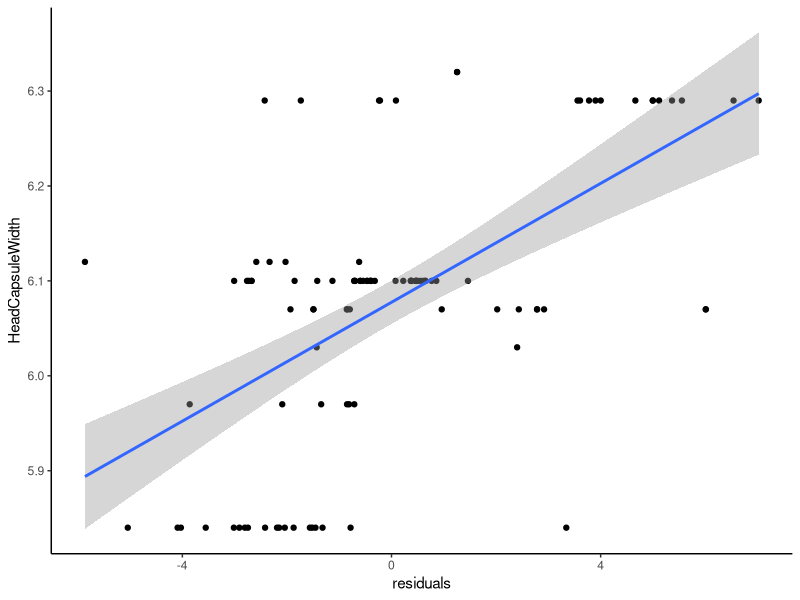
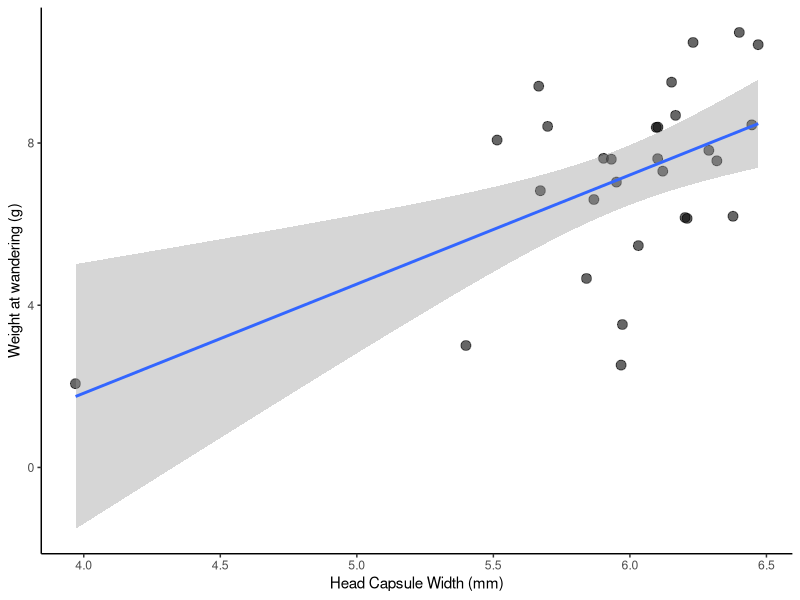

Generate these figures, in order, with R:
#Script for Building cohort and size figures and analysis
#Keaton Wilson
#keatonwilson@me.com
#2018-09-06
#Packages
library(tidyverse)
library(caret)
library(VIM)

#Importing the master data file
tach_master = read_csv(file = "Data/TachDataFull.csv")

#Cleaning up a bit
tach_master = tach_master %>%
  select(-SiblingNumber, -NutritionIndex)
tach_master$Sex = factor(tach_master$Sex)

#First steps: 1. Let's get sibling numbers for each group so we can calculate the nutritional index.
siblings = tach_master %>%
  group_by(CaterpillarID) %>%
  summarize(sib_number = max(FlyID))

#left_Join this
tach_master = tach_master %>%
  left_join(siblings)

#Generating a Nutritional Index that is the head capsule width divided by the number of siblings in a cohort
tach_master = tach_master %>%
  mutate(nut_index = HeadCapsuleWidth/sib_number)

#Let's impute missing values with a weighted mean
tach_master_impute = as.tibble(kNN(tach_master, variable = colnames(tach_master[8:13]), numFun = "weightedMean"))
tach_master_impute$FlyWeight = as.numeric(tach_master_impute$FlyWeight)

#Number of imputations
tach_master_impute %>%
  select(UniqueFlyID, FlyWeight_imp:LegsWeight_imp) %>%
  summarize(sum_fw = sum(FlyWeight_imp),
            sum_hw = sum(HeadWeight_imp),
            sum_thw = sum(ThoraxWeight_imp),
            sum_abw = sum(AbWeight_imp),
            sum_ww = sum(WingWeight_imp),
            sum_lw = sum(LegsWeight_imp))

#Total observations 
tach_master_impute %>%
  select(FlyWeight, HeadWeight, ThoraxWeight, AbWeight, WingWeight, LegsWeight) %>%
  summarize(n())


##PLOTS##
#Fly weight as a function of sibling number
Fig.1 = ggplot(tach_master_impute, aes(x = sib_number, y = FlyWeight, color = Sex)) +
  geom_jitter(size = 4, alpha = 0.7, aes(shape = FlyWeight_imp)) +
  theme_classic() +
  geom_smooth(method = "lm", aes(group = 1), color = "black") +
  xlab("Cohort Size") +
  ylab("Adult Fly Weight (mg)") +
  scale_color_discrete(labels = c("Female", "Male")) +
  scale_shape_discrete("Imputed")

#ggsave(Fig.1, file = "./output/Fig.1.pdf", device = "pdf", width = 10, height = 8, units = "in")

#Summary table
tach_master_impute %>%
  group_by(CaterpillarID) %>%
  summarize(sib_number = mean(sib_number),
            avg_fly_weight = mean(FlyWeight, na.rm = TRUE), 
            n = n()) %>%
  arrange(desc(sib_number))

#Fly weight as a function of head capsule size
Fig.2 = ggplot(tach_master_impute, aes(x = HeadCapsuleWidth, y = FlyWeight, color = Sex)) +
  geom_jitter(size = 4, alpha = 0.7, aes(shape = FlyWeight_imp)) +
  theme_classic() +
  geom_smooth(method = "lm", aes(group = 1), color = "black") +
  xlab("Host head-capsule width (mm)") +
  ylab("Adult Fly Weight (mg)") +
  scale_color_discrete(labels = c("Female", "Male")) +
  scale_shape_discrete("Imputed")

#ggsave(Fig.2, file = "./output/Fig.2.pdf", device = "pdf", width = 10, height = 8, units = "in")

#best model seems to be one that includes both cohort size and headcapsule width, additively.
lm0 = lm(FlyWeight ~ sib_number, data = tach_master_impute)
lm1 = lm(FlyWeight ~ sib_number + HeadCapsuleWidth, data = tach_master_impute)
lm2 = lm(FlyWeight ~ sib_number*HeadCapsuleWidth, data = tach_master_impute)
lm3 = lm(FlyWeight ~ sib_number*HeadCapsuleWidth*Sex, data = tach_master_impute)

summary(lm0)
summary(lm1)
summary(lm2)
summary(lm3)

AIC(lm0)
AIC(lm1)
AIC(lm2)
AIC(lm3)

#Checking average differences between males and females
tach_master_impute %>%
  group_by(Sex) %>%
  summarize(avg_weight = mean(FlyWeight, na.rm = TRUE),
            sd = sd(FlyWeight, na.rm = TRUE),
            n = n())

lm.sex = lm(FlyWeight ~ Sex, data = tach_master_impute)
summary(lm.sex)

tach_master_impute %>%
  filter(!is.na(FlyWeight)) %>%
  mutate(residuals = lm0$residuals) %>%
  ggplot(aes(x = residuals, y = HeadCapsuleWidth)) +
  geom_point() +
  geom_smooth(method = "lm") +
  theme_classic()

#Also interesting to note how sex doesn't come into play here... it makes the model worse. Indicating that this relationship isn't
#different among the sexes

#Also need to show that there is a positive correlation between head-capsule width and weight @ wander
#Read in bigger data set

head_cap_wander = read_csv(file = "Data/Parasitized Caterpillar Data.csv")

head_cap_wander %>%
  filter(is.na(Parasitized)) %>%
ggplot(aes(x = HeadCapsuleWidth, y = WanderWeight)) +
  geom_jitter(size = 3, alpha = 0.6) +
  theme_classic() +
  geom_smooth(method = "lm") +
  xlab("Head Capsule Width (mm)") +
  ylab("Weight at wandering (g)")

lm_head_cap = lm(WanderWeight ~ HeadCapsuleWidth, data = head_cap_wander %>%
                   filter(is.na(Parasitized)))
summary(lm_head_cap)

#Not great - but there are a lot of other variables embedded in that - perhaps it's better to use other examples from the literature.
